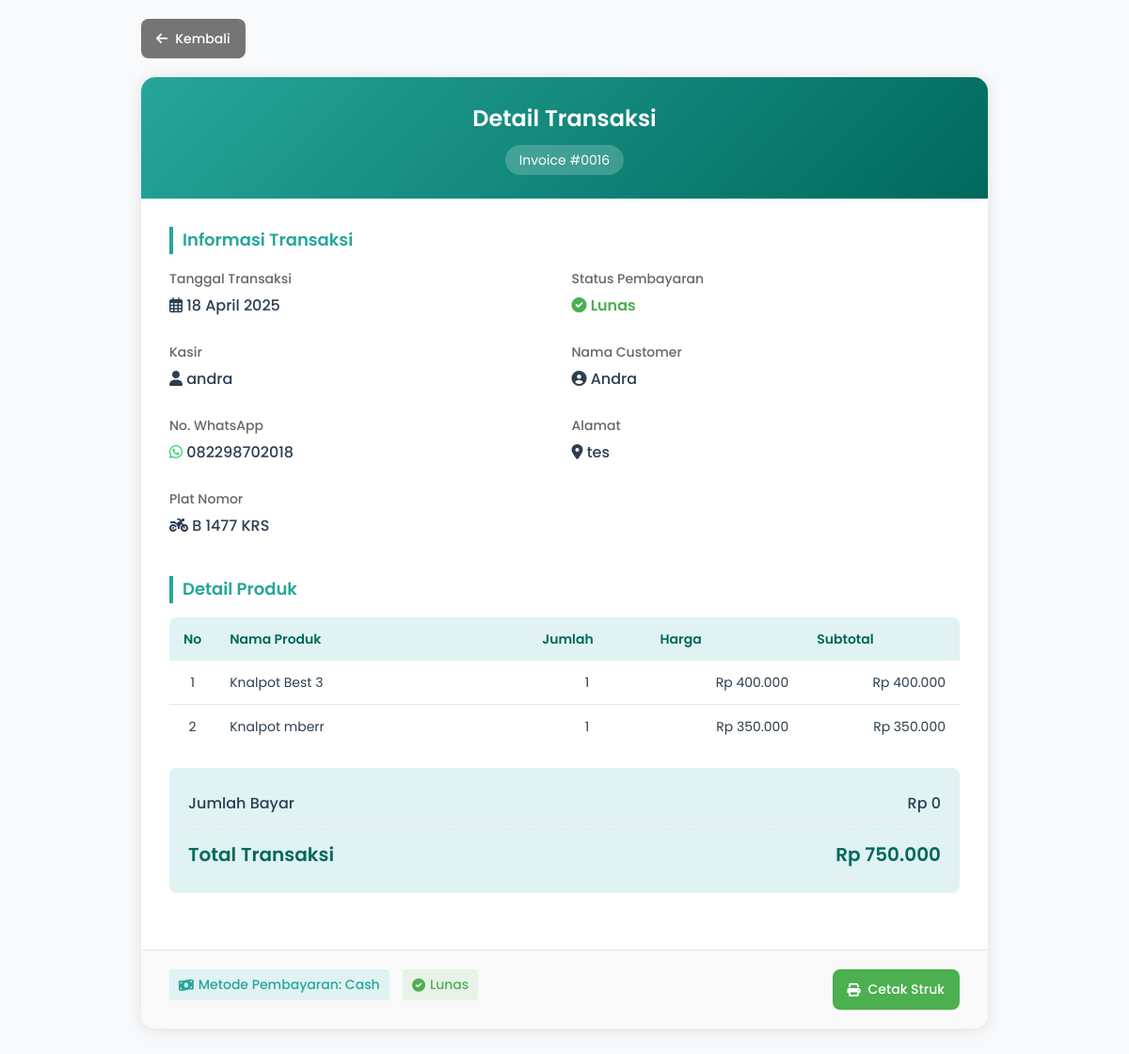
/karyawan/detail_transaksi.php?id=16, run on the app's committed database.
### tables this page shows
CREATE TABLE `transaksi` (
  `id` int(11) NOT NULL,
  `tanggal` date NOT NULL,
  `total` decimal(10,2) NOT NULL,
  `jumlah_bayar` decimal(10,2) DEFAULT 0.00,
  `hutang` decimal(10,2) DEFAULT 0.00,
  `status_hutang` tinyint(1) DEFAULT 0,
  `kembalian` decimal(10,2) DEFAULT 0.00,
  `kasir` varchar(25) NOT NULL,
  `nama_customer` varchar(100) NOT NULL,
  `no_whatsapp` varchar(20) NOT NULL,
  `alamat` text NOT NULL,
  `plat_nomor_motor` varchar(20) NOT NULL,
  `metode_pembayaran` enum('Cash','Transfer') NOT NULL,
  `pendapatan` decimal(15,2) DEFAULT 0.00
);

CREATE TABLE `transaksi_detail` (
  `id` int(11) NOT NULL,
  `transaksi_id` int(11) NOT NULL,
  `produk_id` int(11) DEFAULT NULL,
  `nama_produk_manual` varchar(255) DEFAULT NULL,
  `jumlah` int(11) NOT NULL,
  `harga_satuan` decimal(10,2) NOT NULL,
  `subtotal` decimal(10,2) NOT NULL
);

CREATE TABLE `produk` (
  `id` int(11) NOT NULL,
  `nama` varchar(50) NOT NULL,
  `harga_beli` decimal(10,2) DEFAULT NULL,
  `harga_jual` decimal(10,2) NOT NULL,
  `stok` int(11) NOT NULL,
  `kategori_id` int(11) DEFAULT NULL,
  `hutang_sparepart` enum('Hutang','Cash') DEFAULT 'Cash',
  `nominal_hutang` decimal(10,2) DEFAULT 0.00
);

### karyawan/detail_transaksi.php (the view, shortened to what this page needs)
<?php
include '../config.php';
$id = intval($_GET['id']);
$transaksiQuery = $conn->query("SELECT * FROM transaksi WHERE id = $id");
$transaksi = $transaksiQuery->fetch_assoc();
$formatted_id = sprintf("#%04d", $id);
$detailQuery = $conn->query("
    SELECT td.transaksi_id, td.produk_id, td.nama_produk_manual, td.jumlah, td.harga_satuan, td.subtotal,
           p.nama AS nama_produk
    FROM transaksi_detail td
    LEFT JOIN produk p ON td.produk_id = p.id
    WHERE td.transaksi_id = $id
");
$is_lunas = isset($transaksi['status_hutang']) ? ($transaksi['status_hutang'] == 0) : true;
?>
<!DOCTYPE html>
<html lang="id">
<head>
    <link rel="stylesheet" href="https://cdnjs.cloudflare.com/ajax/libs/font-awesome/6.0.0/css/all.min.css">
</head>
<body>
    <div class="container">
        <a href="data_transaksi.php" class="btn btn-secondary back-btn">
            <i class="fas fa-arrow-left"></i> Kembali
        </a>
        <div class="invoice-container">
            <div class="invoice-header">
                <h2>Detail Transaksi</h2>
                <div class="invoice-number">Invoice <?= $formatted_id ?></div>
            </div>
            <div class="invoice-body">
                <div class="invoice-section">
                    <h3 class="section-title">Informasi Transaksi</h3>
                    <div class="customer-info">
                        <div class="info-item">
                            <span class="info-label">Tanggal Transaksi</span>
                            <span class="info-value">
                                <i class="far fa-calendar-alt"></i>
                                <?= date('d F Y', strtotime($transaksi['tanggal'])) ?>
                            </span>
                        </div>
                        <div class="info-item">
                            <span class="info-label">Status Pembayaran</span>
                            <span class="info-value">
                                <?php if ($is_lunas): ?>
                                    <i class="fas fa-check-circle" style="color: var(--success-color);"></i>
                                    <span style="color: var(--success-color); font-weight: 600;">Lunas</span>
                                <?php else: ?>
                                    <i class="fas fa-exclamation-circle" style="color: var(--danger-color);"></i>
                                    <span style="color: var(--danger-color); font-weight: 600;">Belum Lunas</span>
                                <?php endif; ?>
                            </span>
                        </div>
                        <div class="info-item">
                            <span class="info-label">Kasir</span>
                            <span class="info-value">
                                <i class="fas fa-user"></i>
                                <?= $transaksi['kasir'] ?>
                            </span>
                        </div>
                        <div class="info-item">
                            <span class="info-label">Nama Customer</span>
                            <span class="info-value">
                                <i class="fas fa-user-circle"></i>
                                <?= htmlspecialchars($transaksi['nama_customer']) ?>
                            </span>
                        </div>
                        <div class="info-item">
                            <span class="info-label">No. WhatsApp</span>
                            <span class="info-value">
                                <i class="fab fa-whatsapp" style="color: #25D366;"></i>
                                <a href="https://wa.me/<?= preg_replace('/[^0-9]/', '', $transaksi['no_whatsapp']) ?>" target="_blank" style="color: inherit; text-decoration: none;">
                                    <?= $transaksi['no_whatsapp'] ?>
                                </a>
                            </span>
                        </div>
                        <div class="info-item">
                            <span class="info-label">Alamat</span>
                            <span class="info-value">
                                <i class="fas fa-map-marker-alt"></i>
                                <?= $transaksi['alamat'] ?>
                            </span>
                        </div>
                        <div class="info-item">
                            <span class="info-label">Plat Nomor</span>
                            <span class="info-value">
                                <i class="fas fa-motorcycle"></i>
                                <?= strtoupper($transaksi['plat_nomor_motor']) ?>
                            </span>
                        </div>
                    </div>
                </div>
                <div class="invoice-section">
                    <h3 class="section-title">Detail Produk</h3>
                    <table class="products-table">
                        <thead>
                            <tr>
                                <th width="5%">No</th>
                                <th width="40%">Nama Produk</th>
                                <th width="15%">Jumlah</th>
                                <th width="20%">Harga</th>
                                <th width="20%">Subtotal</th>
                            </tr>
                        </thead>
                        <tbody>
                            <?php
                            $no = 1;
                            if ($detailQuery->num_rows > 0):
                                while ($row = $detailQuery->fetch_assoc()):
                                    $is_manual = ($row['produk_id'] == 0);
                                    if ($is_manual) {
                                        $product_name = $row['nama_produk_manual'];
                                    } else {
                                        $product_name = $row['nama_produk'];
                                    }
                            ?>
                            <tr>
                                <td class="text-center"><?= $no++ ?></td>
                                <td>
                                    <?= $product_name ?>
                                </td>
                                <td class="text-center"><?= $row['jumlah'] ?></td>
                                <td class="text-right">Rp <?= number_format($row['harga_satuan'], 0, ',', '.') ?></td>
                                <td class="text-right">Rp <?= number_format($row['subtotal'], 0, ',', '.') ?></td>
                            </tr>
                            <?php
                                endwhile;
                            else:
                            ?>
                            <tr>
                                <td colspan="5" class="text-center">Tidak ada data produk</td>
                            </tr>
                            <?php endif; ?>
                        </tbody>
                    </table>
                    <div class="summary-section">
                        <?php if (isset($transaksi['jumlah_bayar'])): ?>
                        <div class="summary-row payment-row">
                            <span>Jumlah Bayar</span>
                            <span>Rp <?= number_format($transaksi['jumlah_bayar'], 0, ',', '.') ?></span>
                        </div>
                        <?php endif; ?>
                        <div class="summary-row total-row">
                            <span>Total Transaksi</span>
                            <span>Rp <?= number_format($transaksi['total'], 0, ',', '.') ?></span>
                        </div>
                    </div>
                </div>
            </div>
            <div class="invoice-footer">
                <div class="payment-info">
                    <div class="payment-badge">
                        <i class="fas fa-money-bill-wave"></i>
                        Metode Pembayaran: <?= ucfirst($transaksi['metode_pembayaran'] ?? 'Cash') ?>
                    </div>
                    <?php if (!$is_lunas): ?>
                    <div class="debt-badge">
                        <i class="fas fa-exclamation-circle"></i>
                        Belum Lunas
                    </div>
                    <?php else: ?>
                    <div class="paid-badge">
                        <i class="fas fa-check-circle"></i>
                        Lunas
                    </div>
                    <?php endif; ?>
                </div>
                <div class="action-buttons">
                    <a href="cetak_struk.php?id=<?= $id ?>" class="btn btn-success print-btn">
                        <i class="fas fa-print"></i> Cetak Struk
                    </a>
                </div>
            </div>
        </div>
    </div>
</body>
</html>

### karyawan/detail_transaksi.php (style rules this page uses)
:root { --primary-green: #26A69A; --secondary-green: #00897B; --light-green: #E0F2F1; --accent-green: #00695C; --white: #ffffff; --light-gray: #f8f9fa; --text-dark: #2C3E50; --border-color: #e1e7ef; --warning-color: #FFC107; --danger-color: #F44336; --success-color: #4CAF50; }
* { box-sizing: border-box; margin: 0; padding: 0; font-family: 'Poppins', sans-serif; }
body { background-color: var(--light-gray); color: var(--text-dark); line-height: 1.6; padding: 20px; }
.container { max-width: 900px; margin: 0 auto; }
.btn { display: inline-flex; align-items: center; justify-content: center; padding: 10px 16px; background-color: var(--primary-green); color: white; border: none; border-radius: 8px; cursor: pointer; font-size: 14px; font-weight: 500; text-decoration: none; transition: all 0.2s ease; }
.btn i { margin-right: 8px; }
.btn-secondary { background-color: #757575; }
.btn-success { background-color: var(--success-color); }
.back-btn { margin-bottom: 20px; }
.invoice-container { background-color: white; border-radius: 15px; box-shadow: 0 2px 15px rgba(0, 0, 0, 0.1); margin-bottom: 30px; overflow: hidden; }
.invoice-header { background: linear-gradient(135deg, var(--primary-green), var(--accent-green)); color: white; padding: 25px; text-align: center; position: relative; }
.invoice-header h2 { font-size: 24px; font-weight: 600; margin: 0; }
.invoice-number { background-color: rgba(255, 255, 255, 0.2); border-radius: 20px; padding: 5px 15px; font-size: 14px; margin-top: 8px; display: inline-block; }
.invoice-body { padding: 30px; }
.invoice-section { margin-bottom: 30px; }
.section-title { color: var(--primary-green); font-weight: 600; font-size: 18px; margin-bottom: 15px; border-left: 4px solid var(--primary-green); padding-left: 10px; }
.customer-info { display: grid; grid-template-columns: repeat(2, 1fr); gap: 15px; }
.info-item { margin-bottom: 10px; }
.info-label { font-weight: 500; color: #666; font-size: 14px; display: block; margin-bottom: 5px; }
.info-value { font-weight: 500; font-size: 16px; }
.products-table { width: 100%; border-collapse: collapse; margin-top: 15px; border-radius: 8px; overflow: hidden; }
.products-table th { background-color: var(--light-green); color: var(--accent-green); font-weight: 600; text-align: left; padding: 12px 15px; font-size: 14px; }
.products-table td { padding: 12px 15px; border-bottom: 1px solid var(--border-color); font-size: 14px; }
.products-table tr:last-child td { border-bottom: none; }
.text-right { text-align: right; }
.text-center { text-align: center; }
.summary-section { background-color: var(--light-green); padding: 20px; border-radius: 8px; margin-top: 20px; }
.summary-row { display: flex; justify-content: space-between; padding: 5px 0; font-size: 14px; }
.total-row { font-size: 20px; font-weight: 600; color: var(--accent-green); padding-top: 10px; margin-top: 10px; border-top: 1px dashed var(--border-color); }
.payment-row { font-size: 16px; font-weight: 500; padding-top: 5px; }
.invoice-footer { display: flex; justify-content: space-between; padding: 20px 30px; background-color: #f9f9f9; border-top: 1px solid var(--border-color); }
.payment-badge { display: inline-flex; align-items: center; background-color: var(--light-green); color: var(--primary-green); padding: 5px 10px; border-radius: 4px; font-size: 14px; font-weight: 500; }
.payment-badge i { margin-right: 5px; }
.paid-badge { display: inline-flex; align-items: center; background-color: rgba(76, 175, 80, 0.1); color: var(--success-color); padding: 5px 10px; border-radius: 4px; font-size: 14px; font-weight: 500; margin-left: 10px; }
.paid-badge i { margin-right: 5px; }

### data on the page
transaksi: tanggal "18 April 2025", kasir "andra", nama_customer "Andra", no_whatsapp "082298702018", alamat "tes", plat_nomor_motor "B 1477 KRS", jumlah_bayar "0", total "750.000", metode_pembayaran "Cash"
transaksi_detail: produk.nama "Knalpot Best 3", jumlah "1", harga_satuan "400.000", subtotal "400.000"
transaksi_detail: produk.nama "Knalpot mberr", jumlah "1", harga_satuan "350.000", subtotal "350.000"

### other printed values
$formatted_id "#0016"
